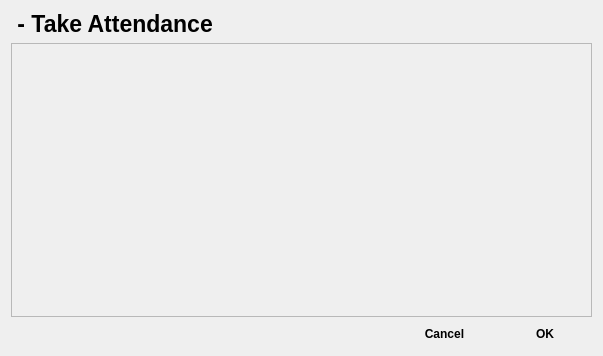
<?xml version="1.0" encoding="UTF-8"?>
<ui version="4.0">
 <class>AceClassUtility_TakeAttendance</class>
 <widget class="QDialog" name="AceClassUtility_TakeAttendance">
  <property name="geometry">
   <rect>
    <x>0</x>
    <y>0</y>
    <width>603</width>
    <height>356</height>
   </rect>
  </property>
  <property name="minimumSize">
   <size>
    <width>603</width>
    <height>356</height>
   </size>
  </property>
  <property name="maximumSize">
   <size>
    <width>603</width>
    <height>356</height>
   </size>
  </property>
  <property name="baseSize">
   <size>
    <width>603</width>
    <height>356</height>
   </size>
  </property>
  <property name="windowTitle">
   <string>&lt;className&gt; - Take Attendance</string>
  </property>
  <property name="windowIcon">
   <iconset resource="../main.qrc">
    <normaloff>:/icons/icon.png</normaloff>:/icons/icon.png</iconset>
  </property>
  <layout class="QGridLayout" name="gridLayout">
   <item row="2" column="0">
    <widget class="QScrollArea" name="studentList">
     <property name="widgetResizable">
      <bool>true</bool>
     </property>
     <widget class="QWidget" name="studentListContainer">
      <property name="geometry">
       <rect>
        <x>0</x>
        <y>0</y>
        <width>583</width>
        <height>265</height>
       </rect>
      </property>
     </widget>
    </widget>
   </item>
   <item row="3" column="0">
    <layout class="QHBoxLayout" name="horizontalLayout">
     <item>
      <widget class="QLabel" name="statusLabel">
       <property name="minimumSize">
        <size>
         <width>380</width>
         <height>0</height>
        </size>
       </property>
       <property name="baseSize">
        <size>
         <width>380</width>
         <height>0</height>
        </size>
       </property>
       <property name="font">
        <font>
         <weight>75</weight>
         <bold>true</bold>
        </font>
       </property>
       <property name="text">
        <string/>
       </property>
      </widget>
     </item>
     <item>
      <widget class="QPushButton" name="cancelButton">
       <property name="font">
        <font>
         <weight>75</weight>
         <bold>true</bold>
        </font>
       </property>
       <property name="text">
        <string>Cancel</string>
       </property>
       <property name="icon">
        <iconset theme="cancel">
         <normaloff>.</normaloff>.</iconset>
       </property>
       <property name="flat">
        <bool>true</bool>
       </property>
      </widget>
     </item>
     <item>
      <widget class="QPushButton" name="confirmButton">
       <property name="font">
        <font>
         <weight>75</weight>
         <bold>true</bold>
        </font>
       </property>
       <property name="text">
        <string>OK</string>
       </property>
       <property name="icon">
        <iconset theme="dialog-ok">
         <normaloff>.</normaloff>.</iconset>
       </property>
       <property name="flat">
        <bool>true</bool>
       </property>
      </widget>
     </item>
    </layout>
   </item>
   <item row="0" column="0">
    <layout class="QHBoxLayout" name="titleLayout">
     <item>
      <widget class="QLabel" name="titleLabel">
       <property name="font">
        <font>
         <pointsize>17</pointsize>
         <weight>75</weight>
         <bold>true</bold>
        </font>
       </property>
       <property name="text">
        <string>&lt;className&gt; - Take Attendance</string>
       </property>
      </widget>
     </item>
     <item>
      <widget class="QLabel" name="dateTimeLabel">
       <property name="text">
        <string>&lt;attendanceDateTime&gt;</string>
       </property>
       <property name="alignment">
        <set>Qt::AlignRight|Qt::AlignTrailing|Qt::AlignVCenter</set>
       </property>
      </widget>
     </item>
    </layout>
   </item>
  </layout>
 </widget>
 <resources>
  <include location="../main.qrc"/>
 </resources>
 <connections/>
</ui>
